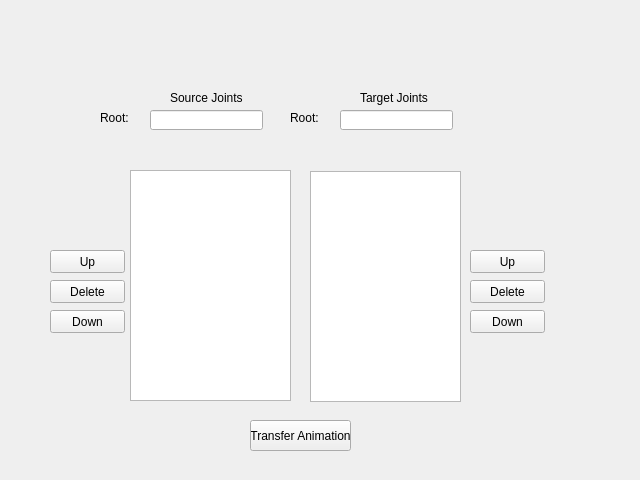
<?xml version="1.0" encoding="UTF-8"?>
<ui version="4.0">
 <class>Form</class>
 <widget class="QWidget" name="Form">
  <property name="geometry">
   <rect>
    <x>0</x>
    <y>0</y>
    <width>640</width>
    <height>480</height>
   </rect>
  </property>
  <property name="windowTitle">
   <string>Form</string>
  </property>
  <widget class="QLineEdit" name="sRoot">
   <property name="geometry">
    <rect>
     <x>150</x>
     <y>110</y>
     <width>113</width>
     <height>20</height>
    </rect>
   </property>
  </widget>
  <widget class="QLineEdit" name="tRoot">
   <property name="geometry">
    <rect>
     <x>340</x>
     <y>110</y>
     <width>113</width>
     <height>20</height>
    </rect>
   </property>
  </widget>
  <widget class="QLabel" name="label">
   <property name="geometry">
    <rect>
     <x>100</x>
     <y>110</y>
     <width>47</width>
     <height>16</height>
    </rect>
   </property>
   <property name="text">
    <string>Root:</string>
   </property>
  </widget>
  <widget class="QLabel" name="label_2">
   <property name="geometry">
    <rect>
     <x>290</x>
     <y>110</y>
     <width>47</width>
     <height>16</height>
    </rect>
   </property>
   <property name="text">
    <string>Root:</string>
   </property>
  </widget>
  <widget class="QLabel" name="label_3">
   <property name="geometry">
    <rect>
     <x>170</x>
     <y>90</y>
     <width>91</width>
     <height>16</height>
    </rect>
   </property>
   <property name="text">
    <string>Source Joints</string>
   </property>
  </widget>
  <widget class="QLabel" name="label_4">
   <property name="geometry">
    <rect>
     <x>360</x>
     <y>90</y>
     <width>71</width>
     <height>16</height>
    </rect>
   </property>
   <property name="text">
    <string>Target Joints</string>
   </property>
  </widget>
  <widget class="QPushButton" name="upButton">
   <property name="geometry">
    <rect>
     <x>50</x>
     <y>250</y>
     <width>75</width>
     <height>23</height>
    </rect>
   </property>
   <property name="text">
    <string>Up</string>
   </property>
  </widget>
  <widget class="QPushButton" name="upButton_2">
   <property name="geometry">
    <rect>
     <x>470</x>
     <y>250</y>
     <width>75</width>
     <height>23</height>
    </rect>
   </property>
   <property name="text">
    <string>Up</string>
   </property>
  </widget>
  <widget class="QPushButton" name="delButton">
   <property name="geometry">
    <rect>
     <x>50</x>
     <y>280</y>
     <width>75</width>
     <height>23</height>
    </rect>
   </property>
   <property name="text">
    <string>Delete</string>
   </property>
  </widget>
  <widget class="QPushButton" name="delButton_2">
   <property name="geometry">
    <rect>
     <x>470</x>
     <y>280</y>
     <width>75</width>
     <height>23</height>
    </rect>
   </property>
   <property name="text">
    <string>Delete</string>
   </property>
  </widget>
  <widget class="QPushButton" name="downButton">
   <property name="geometry">
    <rect>
     <x>50</x>
     <y>310</y>
     <width>75</width>
     <height>23</height>
    </rect>
   </property>
   <property name="text">
    <string>Down</string>
   </property>
  </widget>
  <widget class="QPushButton" name="downButton_2">
   <property name="geometry">
    <rect>
     <x>470</x>
     <y>310</y>
     <width>75</width>
     <height>23</height>
    </rect>
   </property>
   <property name="text">
    <string>Down</string>
   </property>
  </widget>
  <widget class="QPushButton" name="transferButton">
   <property name="geometry">
    <rect>
     <x>250</x>
     <y>420</y>
     <width>101</width>
     <height>31</height>
    </rect>
   </property>
   <property name="text">
    <string>Transfer Animation</string>
   </property>
  </widget>
  <widget class="QListWidget" name="listWidget">
   <property name="geometry">
    <rect>
     <x>130</x>
     <y>170</y>
     <width>161</width>
     <height>231</height>
    </rect>
   </property>
  </widget>
  <widget class="QListWidget" name="listWidget_2">
   <property name="geometry">
    <rect>
     <x>310</x>
     <y>171</y>
     <width>151</width>
     <height>231</height>
    </rect>
   </property>
  </widget>
 </widget>
 <resources/>
 <connections/>
</ui>
